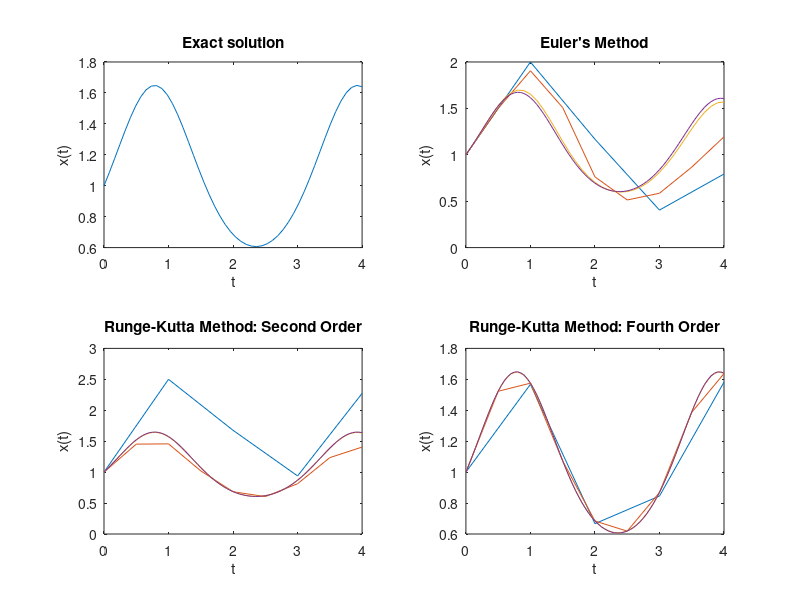

The MATLAB source for this figure:
% Section 6.3 Problem 2
% Equation: dx/dt = x*cos(2*t), x(0) = 1
% Generates plot of exact solution ( x(t) = exp(0.5*sin(2*t)) )
% As well as numerical approximations by Euler's Method, Runge-Kutta 2nd
% Order, and Runge-Kutta 4th Order with step sizes of 1, 0.5, 0.1, and 0.05
% On interval of [0, 4]

time = 0;
x_init = 1;

% Step size of 1
time1 = time;
x_init1 = x_init;
x_init12 = x_init;
x_init13 = x_init;
times = linspace(0, 4, 5);

for i = 1:length(times)
 functy = x_init1*cos(2*times(i)); % Input equation - step size multiplication omitted below
 functy12 = x_init12*cos(2*times(i));
 s1 = functy12;
 s2 = (x_init12 + 1*s1)*cos(2*(times(i)));
 rk2vals(i) = x_init12;
 xvals(i) = x_init1;
 x_init1 = x_init1 + functy;
 x_init12 = x_init12 + 1*(s1 + s2)/2;
 
 functy13 = x_init13*cos(2*times(i));
 w1 = functy13;
 w2 = (x_init13+(1/2)*w1)*cos(2*(times(i)+1/2));
 w3 = (x_init13+(1/2)*w2)*cos(2*(times(i)+1/2));
 w4 = (x_init13+w3)*cos(2*(times(i)+1));
 rk4vals(i) = x_init13;
 x_init13 = x_init13 + (w1 + 2*w2 + 2*w3 + w4)/6;
end

% Step size of 0.5
time2 = time;
x_init2 = x_init;
x_init22 = x_init;
x_init23 = x_init;
times2 = linspace(0, 4, 9); 

for j = 1:length(times2) 
 xvals2(j) = x_init2;
 functy2 = x_init2*cos(2*times2(j)); 
 functy22 = x_init22*(cos(2*times2(j)));
 s21 = functy22;
 s22 = (x_init22 + 0.5*s21)*cos(2*(times2(j) + 0.5));
 rk2vals2(j) = x_init22;
 x_init22 = x_init22 + 0.5*(s21 + s22)/2;
 functy2h = functy2*0.5;
 x_init2 = x_init2 + functy2h;
 
 functy23 = x_init23*cos(2*times2(j));
 w21 = functy23;
 w22 = (x_init23+(1/4)*w21)*cos(2*(times2(j)+1/4));
 w23 = (x_init23+(1/4)*w22)*cos(2*(times2(j)+(1/4)));
 w24 = (x_init23+(1/2)*w23)*cos(2*(times2(j)+1/2));
 rk4vals2(j) = x_init23;
 x_init23 = x_init23 + (w21 + 2*w22 + 2*w23 + w24)/12;
 
end


% Step size of 0.1
time3 = time;
x_init3 = x_init;
x_init32 = x_init;
x_init33 = x_init;
times3 = linspace(0,4,41);

for k = 1:length(times3)
    xvals3(k) = x_init3;
    functy3 = x_init3*cos(2*times3(k));
    functy32 = x_init32*(cos(2*times3(k)));
    s31 = functy32;
    s32 = (x_init32 + 0.1*s31)*cos(2*(times3(k) + 0.1));
    rk2vals3(k) = x_init32;
    functy3h = functy3*0.1;
    x_init3 = x_init3 + functy3h;
    x_init32 = x_init32 + 0.1*(s31 + s32)/2;
    
    functy24 = x_init33*cos(2*times3(k));
    w31 = functy24;
    w32 = (x_init33+(1/20)*w31)*cos(2*(times3(k)+1/20));
    w33 = (x_init33+(1/20)*w32)*cos(2*(times3(k)+(1/20)));
    w34 = (x_init33+(1/10)*w33)*cos(2*(times3(k)+(1/10)));
    rk4vals3(k) = x_init33;
    x_init33 = x_init33 + (w31 + 2*w32 + 2*w33 + w34)/60;
end

% Step size of 0.05
time4 = time;
x_init4 = x_init;
x_init42 = x_init;
x_init43 = x_init;
times4 = linspace(0,4,81);

for l = 1:length(times4)
    xvals4(l) = x_init4;
    functy4 = x_init4*cos(2*times4(l));
    functy42 = x_init42*(cos(2*times4(l)));
    s41 = functy42;
    s42 = (x_init42 + 0.05*s41)*cos(2*(times4(l) + 0.05));
    rk2vals4(l) = x_init42;
    functy4h = functy4*0.05;
    x_init4 = x_init4 + functy4h;
    x_init42 = x_init42 + 0.05*(s41 + s42)/2;
    
    functy44 = x_init43*cos(2*times4(l));
    w41 = functy44;
    w42 = (x_init43+(1/40)*w41)*cos(2*(times4(l)+(1/40)));
    w43 = (x_init43+(1/40)*w42)*cos(2*(times4(l)+(1/40)));
    w44 = (x_init43 + (1/20)*w43)*cos(2*(times4(l)+(1/20)));
    rk4vals4(l) = x_init43;
    x_init43 = x_init43 + (w41 + 2*w42 + 2*w43 + w44)/120;
end


subplot(2,2,1)
x = linspace(0, 4, 50);
y = exp(sin(2*x)/2);
xlim([0 4]);
ylim([0 2]);
plot(x,y);
xlabel('t');
ylabel('x(t)');
title('Exact solution');

subplot(2,2,2)
plot(times, xvals, times2, xvals2, times3, xvals3, times4, xvals4);
xlabel('t');
ylabel('x(t)');
title('Euler''s Method');

subplot(2,2,3)
plot(times, rk2vals, times2, rk2vals2, times3, rk2vals3, times4, rk2vals4)
xlabel('t');
ylabel('x(t)');
ylim([0 3]);
title('Runge-Kutta Method: Second Order');

subplot(2,2,4)
plot(times, rk4vals, times2, rk4vals2, times3, rk4vals3, times4, rk4vals4)
xlabel('t');
ylabel('x(t)');
title('Runge-Kutta Method: Fourth Order');